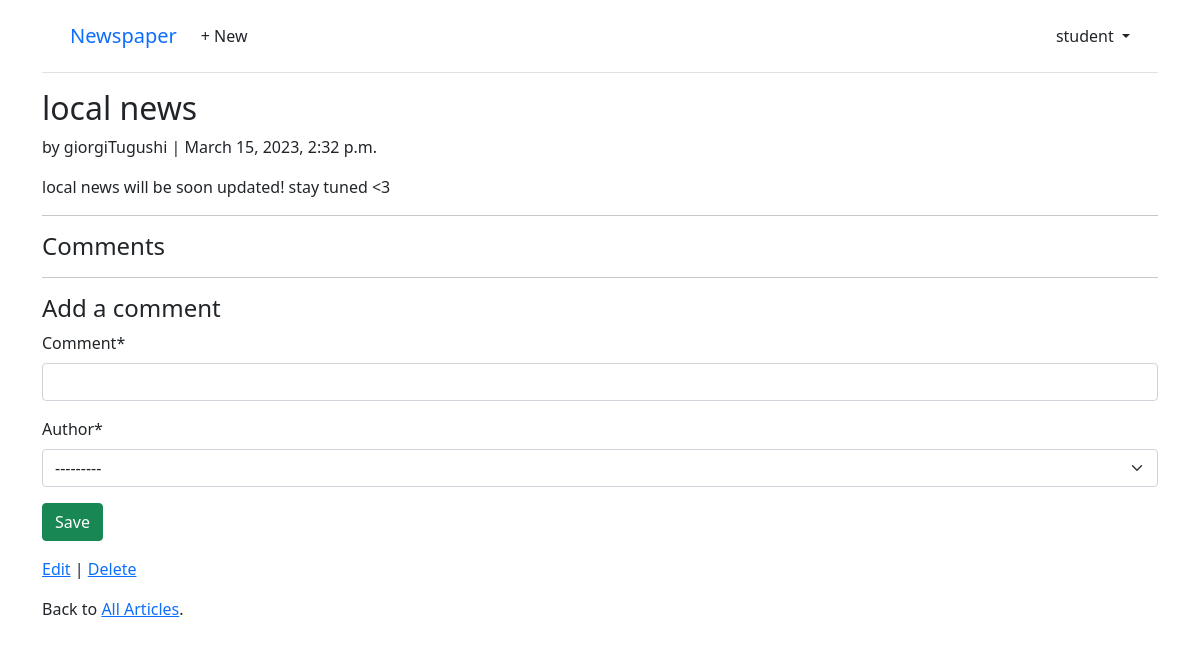
Screenshot of /articles/1/ (signed in) with the database file from the repository.
### accounts/models.py (models this page shows)
class CustomUser(AbstractUser):
    age = models.PositiveIntegerField(null=True, blank=True)

### articles/models.py (models this page shows, shortened)
class Article(models.Model):
    title = models.CharField(max_length=255)
    body = models.TextField()
    date = models.DateTimeField(auto_now_add=True)
    author = models.ForeignKey(
    settings.AUTH_USER_MODEL,
    on_delete=models.CASCADE,
        )

### articles/views.py (the view, shortened to what this page needs)
# urls.py: path("<int:pk>/", ArticleDetailView.as_view(), name="article_detail"),
class ArticleDetailView(LoginRequiredMixin, View):
    def get(self, request, *args, **kwargs):
        view = CommentGet.as_view()
        return view(request, *args, **kwargs)

### articles/forms.py
class CommentForm(forms.ModelForm):
    class Meta:
        model = Comment
        fields = ('comment','author')

### articles/views.py (called while the page is built)
    def get_context_data(self, **kwargs):
        context = super().get_context_data(**kwargs)
        context['form'] = CommentForm()
        return context

### templates/article_detail.html (shortened to what this page needs)
{% extends 'base.html' %}
{% load crispy_forms_tags %}
{% block content %}
<div class="article-entry">
    <h2>{{ object.title }}</h2>
    <p>by {{ object.author }} | {{ object.date }}</p>
    <p>{{ object.body }}</p>
    </div>
    <hr>
    <h4>Comments</h4>
    <hr>
    <h4>Add a comment</h4>
    <form action="" method="post">{% csrf_token %}
        {{ form|crispy }}
        <button class='btn btn-success ml-2' type="submit">Save</button>
    </form>
    <p><a href="{% url 'article_edit' article.pk %}">Edit</a> |
    <a href="{% url 'article_delete' article.pk %}">Delete</a></p>
    <p>Back to <a href="{% url 'article_list' %}">All Articles</a>.</p>
{% endblock content %}

### templates/base.html (shortened to what this page needs)
<html lang="en">
<head>
    <link href="https://cdn.jsdelivr.net/npm/bootstrap@5.1.3/dist/css/bootstrap.min.css" rel="stylesheet">
</head>
<body>
    <div class="container">
        <header class="p-3 mb-3 border-bottom">
        <div class="container">
        <div class="d-flex flex-wrap align-items-center justify-content-center
        justify-content-lg-start">
        <a class="navbar-brand" href="{% url 'home' %}">Newspaper</a>
        <ul class="nav col-12 col-lg-auto me-lg-auto mb-2 justify-content-center
        mb-md-0">
        {% if user.is_authenticated %}
        <li><a href="{% url 'article_new' %}" class="nav-link px-2 link-dark">
            + New</a></li>
        </ul>
        <div class="dropdown text-end">
        <a href="#" class="d-block link-dark text-decoration-none dropdown-toggle"
        id="dropdownUser1" data-bs-toggle="dropdown" aria-expanded="false">
        {{ user.username }}
        </a>
        </div>
        {% endif %}
        </div>
        </div>
        </header>
        <main>
        {% block content %}
        {% endblock content %}
        </main>
        </div>
</body>
</html>

### rows the page displays
CustomUser: username "student"
Article: title "local news", author "giorgiTugushi", date "March 15, 2023, 2:32 p.m.", body "local news will be soon updated! stay tuned <3"
